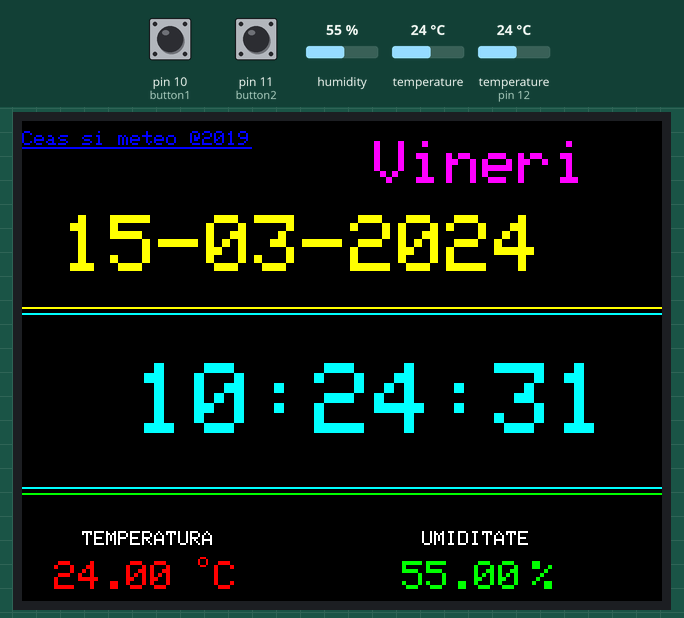
Simulated run of this sketch. Board: Arduino Uno, built with avr-gcc and run on an emulated ATmega328P. Parts: 320×240 colour display. Wiring (inferred from the names in the program): DS3231 clock at I2C address 0x68. The inputs (shaded band) are chosen by the test bench; at power-on: pin 10 (button1) HIGH, pin 11 (button2) HIGH, humidity 55 %, temperature 24 °C, temperature (sensor on pin 12) 24 °C. The local clock reads 2024-03-15 10:24:30 at power-on unless the sketch sets it.

Above: at 1.4 s.
1.5 s: pin 10 (button1) pulled LOW for 0.15 s
At 2.0 s:
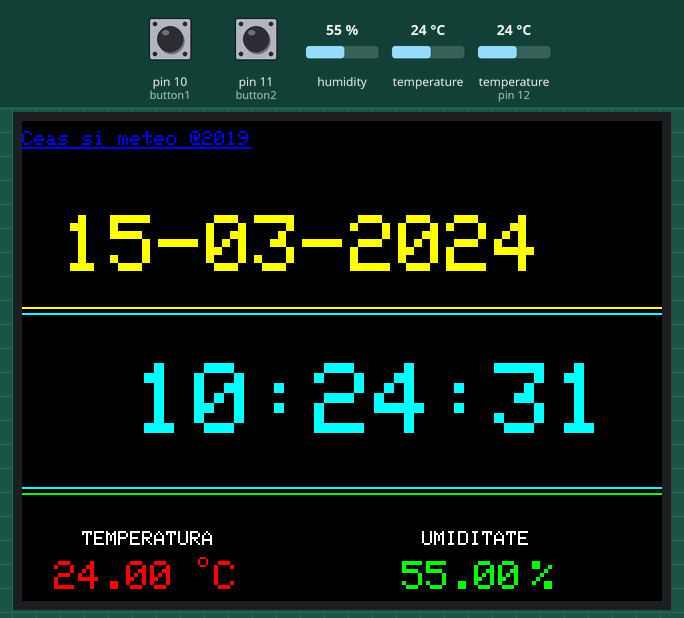
3.1 s: pin 11 (button2) pulled LOW for 0.15 s
At 4.2 s:
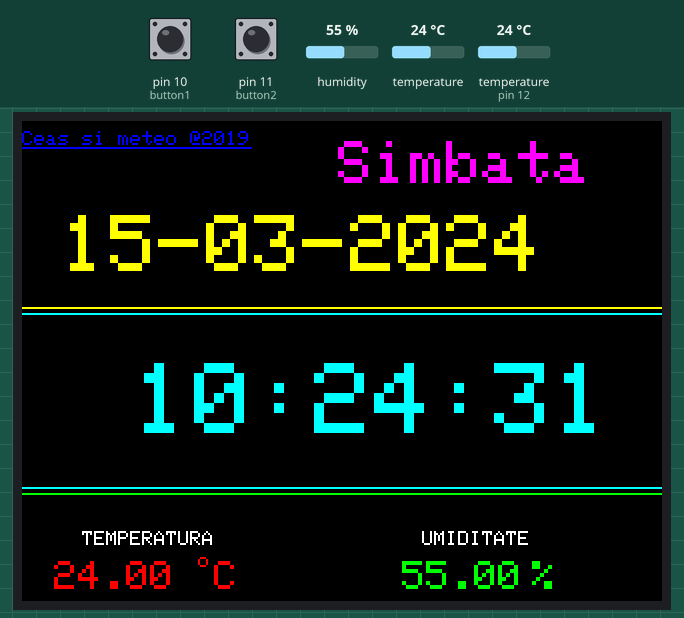
5.8 s: pin 11 (button2) pulled LOW for 1 s
At 7.7 s:
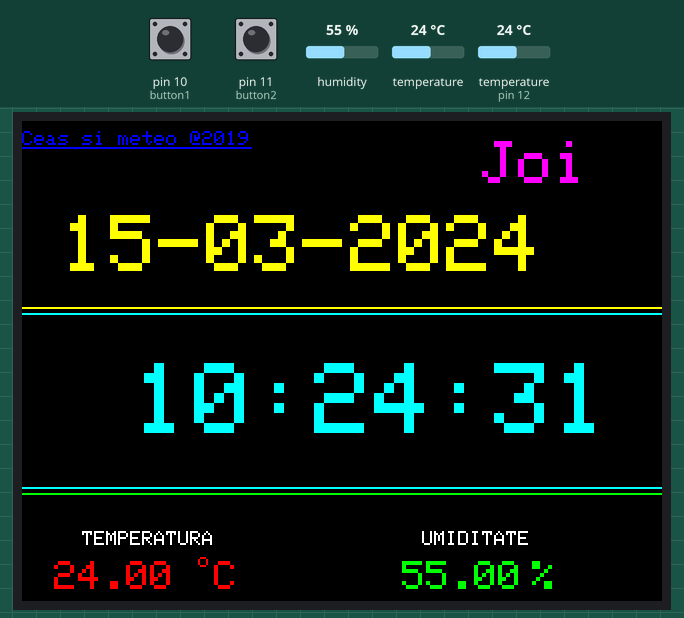
8.3 s: pin 10 (button1) pulled LOW for 1 s
At 9.7 s:
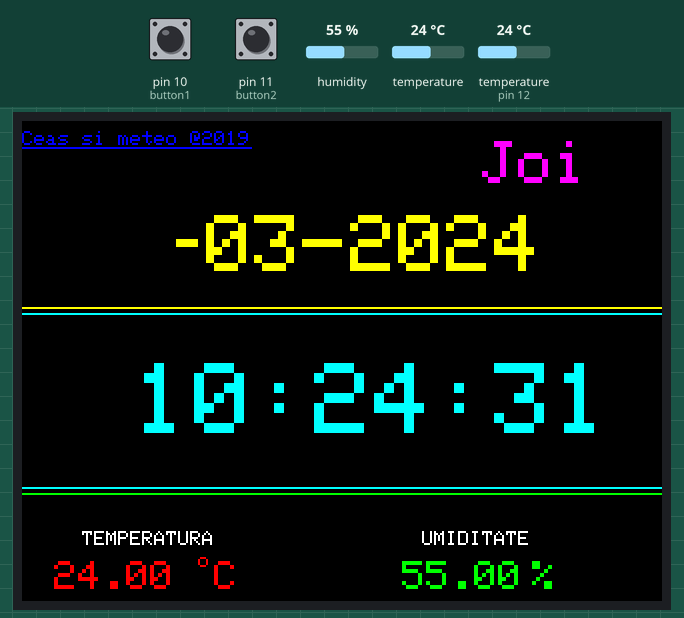
Timing chart, 0 to 11.3 s (numbered marks = the images above; inputs shaded):
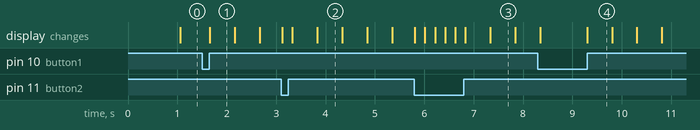

The sketch:

tft-st7575-ardu-ds3231-2btn.ino
```cpp
// Arduino with DS3231 and ST7735R TFT display
// Real time clock & calendar with temperature monitor and 1.8" TFT screen

// include Wire library code (needed for I2C protocol devices)
#include <Wire.h>
// include ST7735 library
//#include <Adafruit_GFX.h>                  // Core graphics library
//#include <Adafruit_ST7735.h>               // Hardware-specific library
#include <SPFD5408_Adafruit_GFX.h>    // Core graphics library
#include <SPFD5408_Adafruit_TFTLCD.h> // Hardware-specific library
//#include <SPI.h>
//#include <Fonts/FreeSerif9pt7b.h>
#include "DHT.h"
// Uncomment whatever type you're using!
//#define DHTTYPE DHT11   // DHT 11
#define DHTTYPE DHT11   // DHT 22  (AM2302), AM2321
//#define DHTTYPE DHT21   // DHT 21 (AM2301)

#define DHTPIN 12     // what digital pin we're connected to
 #define LCD_CS A3 // Chip Select goes to Analog 3
#define LCD_CD A2 // Command/Data goes to Analog 2
#define LCD_WR A1 // LCD Write goes to Analog 1
#define LCD_RD A0 // LCD Read goes to Analog 0
#define LCD_RESET 0 // Can alternately just connect to Arduino's reset pin

//#define TFT_CS     9                       // TFT CS pin is connected to arduino pin 9
//#define TFT_DC     10                      // TFT DC pin is connected to arduino pin 10
//Adafruit_ST7735 tft = Adafruit_ST7735(TFT_CS,  TFT_DC);

// Assign human-readable names to some common 16-bit color values:
#define  BLACK   0x0000
#define BLUE    0x001F
#define RED     0xF800
#define GREEN   0x07E0
#define CYAN    0x07FF
#define MAGENTA 0xF81F
#define YELLOW  0xFFE0
#define WHITE   0xFFFF

Adafruit_TFTLCD tft(LCD_CS, LCD_CD, LCD_WR, LCD_RD, LCD_RESET);

#define button1    10                       // Button B1 is connected to Arduino pin 7
#define button2    11                       // Button B2 is connected to Arduino pin 6
 DHT dht(DHTPIN, DHTTYPE);

void setup(void) {
  pinMode(button1, INPUT_PULLUP);
  pinMode(button2, INPUT_PULLUP);
  tft.reset();
//  tft.initR(INITR_BLACKTAB);   // initialize a ST7735S chip, black tab
 // tft.fillScreen(ST7735_BLACK);
 tft.begin(0x7575); // SDFP5408

  tft.setRotation(1); // Need for the Mega, please changed for your choice or rotation initial
   tft.fillScreen(BLACK);
  Wire.begin();    // Join i2c bus
  dht.begin();
  tft.drawFastHLine(0, 93, tft.width(), YELLOW);       // Draw horizontal blue line at position (0, 53)
  tft.drawFastHLine(0, 96, tft.width(), CYAN);
   tft.drawFastHLine(0, 183, tft.width(),CYAN);
  tft.drawFastHLine(0, 186, tft.width(), GREEN);      // Draw horizontal blue line at position (0, 106)
  //draw_text(52, 64, "TIME", 1, MAGENTA);
  draw_text(30, 205, "TEMPERATURA", 1, WHITE);
   draw_text(200, 205, "UMIDITATE", 1, WHITE);
    draw_text(255, 220, "%", 2, GREEN);
    draw_text(0, 05, "Ceas si meteo @2019", 1, BLUE);
    tft.drawFastHLine(0, 13, 115,BLUE);

}
char Time[]     = "  :  :  ";
char Calendar[] = "  -  -20  ";
char temperature[] = " 00.00";
char temperature_msb;
byte i, second, minute, hour, day, date, month, year, temperature_lsb;

void display_day(){
  switch(day){
    case 1:  draw_text(140, 10, "Duminica", 3, MAGENTA); break;
    case 2:  draw_text(140, 10, "    Luni", 3, MAGENTA); break;
    case 3:  draw_text(140, 10, "   Marti", 3, MAGENTA); break;
    case 4:  draw_text(140, 10, "Miercuri", 3, MAGENTA); break;
    case 5:  draw_text(140, 10, "     Joi", 3, MAGENTA); break;
    case 6:  draw_text(140, 10, "  Vineri", 3, MAGENTA); break;
    default: draw_text(140, 10, " Simbata", 3, MAGENTA);
  }
}
void DS3231_display(){
  // Convert BCD to decimal
  second = (second >> 4) * 10 + (second & 0x0F);
  minute = (minute >> 4) * 10 + (minute & 0x0F);
  hour   = (hour >> 4)   * 10 + (hour & 0x0F);
  date   = (date >> 4)   * 10 + (date & 0x0F);
  month  = (month >> 4)  * 10 + (month & 0x0F);
  year   = (year >> 4)   * 10 + (year & 0x0F);
  // End conversion
  Time[7]     = second % 10 + 48;
  Time[6]     = second / 10 + 48;
  Time[4]     = minute % 10 + 48;
  Time[3]     = minute / 10 + 48;
  Time[1]     = hour   % 10 + 48;
  Time[0]     = hour   / 10 + 48;
  Calendar[9] = year   % 10 + 48;
  Calendar[8] = year   / 10 + 48;
  Calendar[4] = month  % 10 + 48;
  Calendar[3] = month  / 10 + 48;
  Calendar[1] = date   % 10 + 48;
  Calendar[0] = date   / 10 + 48;
 /* if(temperature_msb < 0){
    temperature_msb = abs(temperature_msb);
    temperature[0] = '-';
  }
  else
    temperature[0] = ' ';
  temperature_lsb >>= 6;
  temperature[2] = temperature_msb % 10  + 48;
  temperature[1] = temperature_msb / 10  + 48;
  if(temperature_lsb == 0 || temperature_lsb == 2){
    temperature[5] = '0';
    if(temperature_lsb == 0) temperature[4] = '0';
    else                     temperature[4] = '5';
  }
  if(temperature_lsb == 1 || temperature_lsb == 3){
    temperature[5] = '5';
    if(temperature_lsb == 1) temperature[4] = '2';
    else                     temperature[4] = '7';
  }
  */
   float h = dht.readHumidity();
  // Read temperature as Celsius (the default)
  float t = dht.readTemperature();

  draw_text(20,  47, Calendar, 4, YELLOW); //DISPLAY DATA
  draw_text(56, 121, Time, 5, CYAN);  //DISPLAY ORA

  tft.setCursor(16, 220);
  tft.setTextColor(RED,BLACK);  tft.setTextSize(2);
  tft.print(t),
   tft.setCursor(190, 220);
  tft.setTextColor(GREEN,BLACK);  tft.setTextSize(2);
  tft.print(h),
  //draw_text(14, 134, t, 2, WHITE);
  tft.drawCircle(90, 220, 2, RED);                // Degree symbol (°)
  draw_text(96, 220, "C", 2, RED);
  // draw_text(260, 220, "%", 2, WHITE);
}
void blink_parameter(){
  byte j = 0;
  while(j < 10 && digitalRead(button1) && digitalRead(button2)){
    j++;
    delay(50);
  }
}
byte edit(byte x_pos, byte y_pos, byte parameter){
  char text[3];
  uint16_t color = YELLOW;
  sprintf(text,"%02u", parameter);
  if(i == 3 || i == 4)
    color = CYAN;
  while(!digitalRead(button1));                      // Wait until button B1 released
  while(true){
  //  tft.fillScreen(BLACK);
    while(!digitalRead(button2)){                    // If button (pin #9) is pressed
      parameter++;
      if(i == 0 && parameter > 31)                   // If date > 31 ==> date = 1
        parameter = 1;
      if(i == 1 && parameter > 12)                   // If month > 12 ==> month = 1
        parameter = 1;
      if(i == 2 && parameter > 99)                   // If year > 99 ==> year = 0
        parameter = 0;
      if(i == 3 && parameter > 23)                   // If hours > 23 ==> hours = 0
        parameter = 0;
      if(i == 4 && parameter > 59)                   // If minutes > 59 ==> minutes = 0
        parameter = 0;
      sprintf(text,"%02u", parameter);
      draw_text(x_pos, y_pos, text, 4, color);
      delay(200); // Wait 200ms
     // tft.fillScreen(BLACK);
    }
    tft.fillRect(x_pos, y_pos, 57, 45, BLACK);  //BLACK
    blink_parameter();
    draw_text(x_pos, y_pos, text, 4, color);
    blink_parameter();
    if(!digitalRead(button1)){                       // If button (pin #8) is pressed
      i++;                                           // Increament 'i' for the next parameter
      return parameter;                              // Return parameter value and exit
     // tft.fillScreen(BLACK);
    }
  }
}
void draw_text(byte x_pos, byte y_pos, char *text, byte text_size, uint16_t text_color) {
  tft.setCursor(x_pos, y_pos);
  tft.setTextSize(text_size);
  tft.setTextColor(text_color, BLACK);
  tft.print(text);
}

void loop() {
  float h = dht.readHumidity();
  // Read temperature as Celsius (the default)
  float t = dht.readTemperature();
  if(!digitalRead(button1)){                         // If button B1 is pressed
    i = 0;
    while(!digitalRead(button1));                    // Wait for button B1 release
    while(true){
      while(!digitalRead(button2)){                  // While button B2 pressed
        day++;                                       // Increment day
        if(day > 7) day = 1;
        display_day();                               // Call display_day function
        delay(200);                                  // Wait 200 ms
      }
      tft.fillRect(139, 2, 200, 32, BLACK);     // Draw rectangle (earase day from the display)
      blink_parameter();                             // Call blink_parameter function
      display_day();                                 // Call display_day function
      blink_parameter();                             // Call blink_parameter function
      if(!digitalRead(button1))                      // If button B1 is pressed
        break;
    }
    date   = edit(20, 47, date);                      // Edit date
    month  = edit(90, 47, month);                    // Edit month
    year   = edit(210, 47, year);                    // Edit year
    hour   = edit(56, 121, hour);                     // Edit hours
    minute = edit(146, 121, minute);                   // Edit minutes
    // Convert decimal to BCD
    minute = ((minute / 10) << 4) + (minute % 10);
    hour = ((hour / 10) << 4) + (hour % 10);
    date = ((date / 10) << 4) + (date % 10);
    month = ((month / 10) << 4) + (month % 10);
    year = ((year / 10) << 4) + (year % 10);
    // End conversion
    // Write data to DS3231 RTC
    Wire.beginTransmission(0x68);               // Start I2C protocol with DS3231 address
    Wire.write(0);                              // Send register address
    Wire.write(0);                              // Reset sesonds and start oscillator
    Wire.write(minute);                         // Write minute
    Wire.write(hour);                           // Write hour
    Wire.write(day);                            // Write day
    Wire.write(date);                           // Write date
    Wire.write(month);                          // Write month
    Wire.write(year);                           // Write year
    Wire.endTransmission();                     // Stop transmission and release the I2C bus
    delay(200);                                 // Wait 200ms
  }
  Wire.beginTransmission(0x68);                 // Start I2C protocol with DS3231 address
  Wire.write(0);                                // Send register address
  Wire.endTransmission(false);                  // I2C restart
  Wire.requestFrom(0x68, 7);                    // Request 7 bytes from DS3231 and release I2C bus at end of reading
  second = Wire.read();                         // Read seconds from register 0
  minute = Wire.read();                         // Read minuts from register 1
  hour   = Wire.read();                         // Read hour from register 2
  day    = Wire.read();                         // Read day from register 3
  date   = Wire.read();                         // Read date from register 4
  month  = Wire.read();                         // Read month from register 5
  year   = Wire.read();                         // Read year from register 6
  Wire.beginTransmission(0x68);                 // Start I2C protocol with DS3231 address
  Wire.write(0x11);                             // Send register address
  Wire.endTransmission(false);                  // I2C restart
  Wire.requestFrom(0x68, 2);                    // Request 2 bytes from DS3231 and release I2C bus at end of reading
 // temperature_msb = Wire.read();                // Read temperature MSB
 // temperature_lsb = Wire.read();                // Read temperature LSB

  temperature_msb = t;                // Read temperature MSB
  temperature_lsb = t;                // Read temperature LSB

  display_day();
  DS3231_display();                             // Diaplay time & calendar
  delay(50);                                    // Wait 50ms
}
// End of code.
```

Measured:
- after the input at 3.1 s, the display: changes at once (image 2)
- after the input at 5.8 s, the display: first changes at once (image 3 shows a later state)
- what the display in image 1 shows lasts 0.5 s, from 1.7 s to 2.2 s
